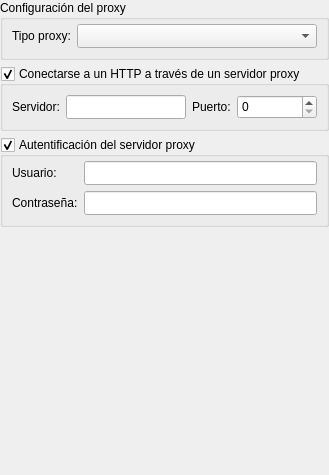
     <widget class="QWidget" name="page_7">
      <layout class="QVBoxLayout" name="verticalLayout_6">
       <property name="margin">
        <number>0</number>
       </property>
       <item>
        <widget class="QGroupBox" name="groupBox_6">
         <property name="title">
          <string>Configuración del proxy</string>
         </property>
         <layout class="QFormLayout" name="formLayout">
          <property name="topMargin">
           <number>4</number>
          </property>
          <item row="0" column="0">
           <widget class="QLabel" name="lb_Opt_35">
            <property name="text">
             <string>Tipo proxy:</string>
            </property>
           </widget>
          </item>
          <item row="0" column="1">
           <widget class="QComboBox" name="cbxTypeProxy">
            <property name="minimumSize">
             <size>
              <width>0</width>
              <height>24</height>
             </size>
            </property>
           </widget>
          </item>
         </layout>
        </widget>
       </item>
       <item>
        <widget class="QGroupBox" name="chkEnableProxy">
         <property name="title">
          <string>Conectarse a un HTTP a través de un servidor proxy</string>
         </property>
         <property name="checkable">
          <bool>true</bool>
         </property>
         <property name="checked">
          <bool>true</bool>
         </property>
         <layout class="QHBoxLayout" name="horizontalLayout_3">
          <item>
           <widget class="QLabel" name="lb_Opt_36">
            <property name="text">
             <string>Servidor:</string>
            </property>
           </widget>
          </item>
          <item>
           <widget class="QLineEdit" name="txt_px_host">
            <property name="minimumSize">
             <size>
              <width>0</width>
              <height>24</height>
             </size>
            </property>
           </widget>
          </item>
          <item>
           <widget class="QLabel" name="lb_Opt_37">
            <property name="text">
             <string>Puerto:</string>
            </property>
           </widget>
          </item>
          <item>
           <widget class="QSpinBox" name="sbx_px_puerto">
            <property name="minimumSize">
             <size>
              <width>80</width>
              <height>24</height>
             </size>
            </property>
            <property name="maximum">
             <number>65535</number>
            </property>
           </widget>
          </item>
         </layout>
        </widget>
       </item>
       <item>
        <widget class="QGroupBox" name="chkLogin">
         <property name="title">
          <string>Autentificación del servidor proxy</string>
         </property>
         <property name="checkable">
          <bool>true</bool>
         </property>
         <layout class="QGridLayout" name="gridLayout_6">
          <property name="topMargin">
           <number>4</number>
          </property>
          <item row="0" column="0">
           <widget class="QLabel" name="lb_Opt_38">
            <property name="text">
             <string>Usuario:</string>
            </property>
           </widget>
          </item>
          <item row="0" column="1">
           <widget class="QLineEdit" name="txt_px_username">
            <property name="minimumSize">
             <size>
              <width>0</width>
              <height>24</height>
             </size>
            </property>
           </widget>
          </item>
          <item row="1" column="0">
           <widget class="QLabel" name="lb_Opt_39">
            <property name="text">
             <string>Contraseña:</string>
            </property>
           </widget>
          </item>
          <item row="1" column="1">
           <widget class="QLineEdit" name="txt_px_password">
            <property name="minimumSize">
             <size>
              <width>0</width>
              <height>24</height>
             </size>
            </property>
            <property name="echoMode">
             <enum>QLineEdit::Password</enum>
            </property>
           </widget>
          </item>
         </layout>
        </widget>
       </item>
       <item>
        <spacer name="verticalSpacer_13">
         <property name="orientation">
          <enum>Qt::Vertical</enum>
         </property>
         <property name="sizeHint" stdset="0">
          <size>
           <width>20</width>
           <height>248</height>
          </size>
         </property>
        </spacer>
       </item>
      </layout>
     </widget>
